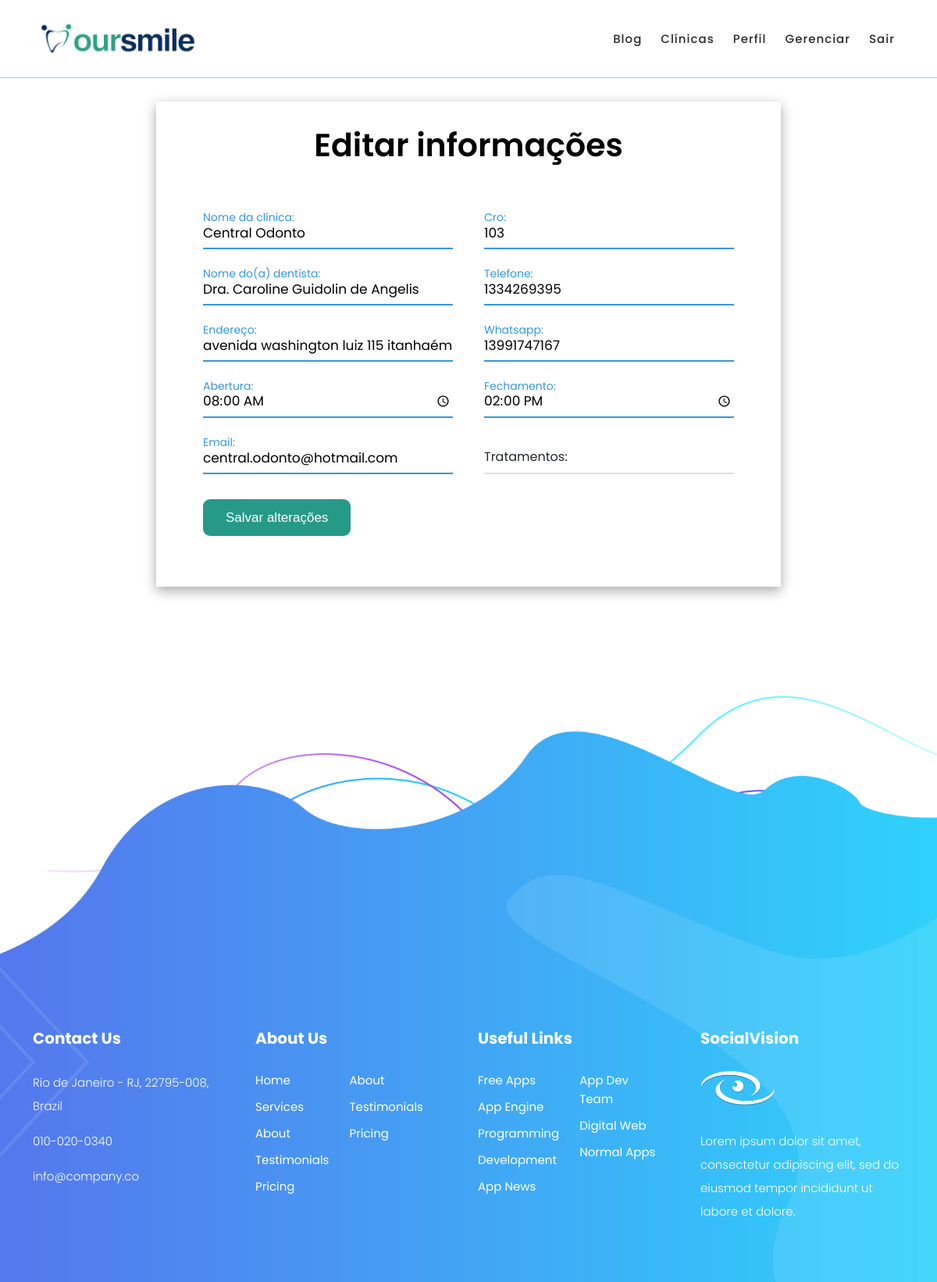
Page /pag/editClinica.php?id=1 (signed in) on the committed database.
### tables this page shows
create table tb_clinica(
id int not null auto_increment primary key,
ds_img varchar(100),
nm_clinica varchar (30),
nr_cro int,
nm_dentista varchar(50),
nr_telefone varchar(100),
nm_endereco varchar(100),
nr_zap varchar(100),
hr_abri time,
hr_fecha time,
nm_email varchar(100),
nm_tratamentos varchar(150),
data_criacao TIMESTAMP DEFAULT CURRENT_TIMESTAMP
);

### pag/editClinica.php (the view, shortened to what this page needs)
<?php
    include('../php/conecta.php');
    $id = $_GET['id'];
    $clini = $conn->prepare("SELECT * FROM tb_clinica WHERE id ='$id'");
    $clini->execute();
    $clini = $clini->fetch(PDO::FETCH_ASSOC);
?>
<!DOCTYPE html>
<html lang="pt-br">
<head>
    <link rel="stylesheet" href="https://unicons.iconscout.com/release/v4.0.0/css/thinline.css">
    <link rel="stylesheet" href="../css/cadastrar.css">
	<link rel="stylesheet" href="https://cdnjs.cloudflare.com/ajax/libs/font-awesome/4.7.0/css/font-awesome.min.css">
</head>
<body>
	<?php include("navbars.php");?>
	<br><br><br><br><br>
	<main>
    <div class="containerS">
      <div class="text">
         Editar informações
      </div>
      <div id="hellyel">
         <div class="form-row">
            <div class="input-data">
               <input type="text" required  id="clinica" value="<?php echo $clini['nm_clinica'];?>">
               <div class="underline"></div>
               <label for="">Nome da clínica:</label>
            </div>
            <div class="input-data">
               <input type="numbero" required  id="cro" value="<?php echo $clini['nr_cro'];?>">
               <div class="underline"></div>
               <label for="">Cro:</label>
            </div>
         </div>
         <div class="form-row">
            <div class="input-data">
               <input type="text" required id="nomeDentista" value="<?php echo $clini['nm_dentista'];?>">
               <div class="underline"></div>
               <label for="">Nome do(a) dentista:</label>
            </div>
            <div class="input-data">
               <input type="text" required id="telefone" value="<?php echo $clini['nr_telefone'];?>" onkeypress="mask(this, mphone);" onblur="mask(this, mphone);">
               <div class="underline"></div>
               <label for="">Telefone:</label>
            </div>
         </div>
         <div class="form-row">
            <div class="input-data">
               <input type="text" required id="endereco" value="<?php echo $clini['nm_endereco'];?>">
               <div class="underline"></div>
               <label for="">Endereço:</label>
            </div>
            <div class="input-data">
               <input type="text" required id="zap" value="<?php echo $clini['nr_zap'];?>" onkeypress="mask(this, mphone);" onblur="mask(this, mphone);">
               <div class="underline"></div>
               <label for="">Whatsapp:</label>
            </div>
         </div>
         <div class="form-row">
            <div class="input-data">
               <input type="time" required id="horaEntrada" value="<?php echo $clini['hr_abri'];?>">
               <div class="underline"></div>
               <label for="">Abertura:</label>
            </div>
            <div class="input-data">
               <input type="time" required id="horaSaida" value="<?php echo $clini['hr_fecha'];?>">
               <div class="underline"></div>
               <label for="">Fechamento:</label>
            </div>
         </div>
         <div class="form-row">
            <div class="input-data">
               <input type="text" required id="email" value="<?php echo $clini['nm_email'];?>">
               <div class="underline"></div>
               <label for="">Email:</label>
            </div>
            <div class="input-data">
               <input type="text" required id="tratamentos"  value="<?php echo $clini['nm_tratamentos'];?>">
               <div class="underline"></div>
               <label for="">Tratamentos:</label>
            </div>
         </div>
         <div class="form-row">
         <div class="input-data textarea">
         <button type="button" id="cadastrar" onclick=" window.location.href = '../php/editarClinica.php?id=<?php echo $clini['id'];?>">Salvar alterações</button>
</div>
      </div>
	</main>
  <footer id="newsletter">
    <div class="container">
      <div class="row">
      </div>
      <div class="row">
        <div class="col-lg-3">
          <div class="footer-widget">
            <h4>Contact Us</h4>
            <p>Rio de Janeiro - RJ, 22795-008, Brazil</p>
            <p><a href="#">010-020-0340</a></p>
            <p><a href="#">info@company.co</a></p>
          </div>
        </div>
        <div class="col-lg-3">
          <div class="footer-widget">
            <h4>About Us</h4>
            <ul>
              <li><a href="#">Home</a></li>
              <li><a href="#">Services</a></li>
              <li><a href="#">About</a></li>
              <li><a href="#">Testimonials</a></li>
              <li><a href="#">Pricing</a></li>
            </ul>
            <ul>
              <li><a href="#">About</a></li>
              <li><a href="#">Testimonials</a></li>
              <li><a href="#">Pricing</a></li>
            </ul>
          </div>
        </div>
        <div class="col-lg-3">
          <div class="footer-widget">
            <h4>Useful Links</h4>
            <ul>
              <li><a href="#">Free Apps</a></li>
              <li><a href="#">App Engine</a></li>
              <li><a href="#">Programming</a></li>
              <li><a href="#">Development</a></li>
              <li><a href="#">App News</a></li>
            </ul>
            <ul>
              <li><a href="#">App Dev Team</a></li>
              <li><a href="#">Digital Web</a></li>
              <li><a href="#">Normal Apps</a></li>
            </ul>
          </div>
        </div>
        <div class="col-lg-3">
          <div class="footer-widget">
            <h4>SocialVision</h4>
            <div class="logo">
           <img src="../img/logoBrancoEquipe.png">
            </div>
            <p>Lorem ipsum dolor sit amet, consectetur adipiscing elit, sed do eiusmod tempor incididunt ut labore et dolore.</p>
          </div>
        </div>
      </div>
    </div>
</footer>
</body>
</html>

### css/cadastrar.css (style rules this page uses)
* { margin: 0; padding: 0; outline: none; box-sizing: border-box; font-family: 'Poppins', sans-serif; }
main { display: flex; align-items: center; justify-content: center; padding: 10px; font-family: 'Poppins', sans-serif; }
.input-data input, .textarea textarea { display: block; width: 100%; height: 100%; border: none; font-size: 17px; border-bottom: 2px solid rgba(0,0,0, 0.12); }
.input-data input:focus ~ label, .textarea textarea:focus ~ label, .input-data input:valid ~ label, .textarea textarea:valid ~ label { transform: translateY(-20px); font-size: 14px; color: #3498db; }
.input-data label { position: absolute; pointer-events: none; bottom: 10px; font-size: 16px; transition: all 0.3s ease; }
.input-data .underline { position: absolute; bottom: 0; height: 2px; width: 100%; }
.input-data .underline:before { position: absolute; content: ""; height: 2px; width: 100%; background: #3498db; transform: scaleX(0); transform-origin: center; transition: transform 0.3s ease; }
.input-data input:focus ~ .underline:before, .input-data input:valid ~ .underline:before, .textarea textarea:focus ~ .underline:before, .textarea textarea:valid ~ .underline:before { transform: scale(1); }
#cadastrar { background-color:#279989; border-radius:9px; display:inline-block; cursor:pointer; color:#ffffff; font-family:Arial; font-size:17px; padding:9px 27px; text-decoration:none; border-color:transparent; }
a { text-decoration: none; color:#343435; }

### index/assets/css/templatemo-chain-app-dev.css (style rules this page uses)
html, body, div, span, applet, object, iframe, h1, h2, h3, h4, h5, h6, p, blockquote, div pre, a, abbr, acronym, address, big, cite, code, del, dfn, em, font, img, ins, kbd, q, s, samp, small, strike, strong, sub, sup, tt, var, b, u, i, center, dl, dt, dd, ol, ul, li, figure, header, nav, section, article, aside, footer, figcaption { margin: 0; padding: 0; border: 0; outline: 0; }
ul, li { padding: 0; margin: 0; list-style: none; }
header, nav, section, article, aside, footer, hgroup { display: block; }
* { box-sizing: border-box; }
html, body { font-family: 'Roboto', sans-serif; font-weight: 400; background-color: #fff; -ms-text-size-adjust: 100%; -webkit-font-smoothing: antialiased; -moz-osx-font-smoothing: grayscale; }
a { text-decoration: none !important; }
h1, h2, h3, h4, h5, h6 { margin-top: 0px; margin-bottom: 0px; }
ul { margin-bottom: 0px; }
p { font-size: 15px; line-height: 30px; font-weight: 300; color: #afafaf; }
img { width: 100%; overflow: hidden; }
html, body { background: #fff; font-family: 'Roboto', sans-serif; }
footer { background-image: url(../images/footer-bg.png); background-position: center top; background-repeat: no-repeat; background-size: cover; margin-top: 130px; padding-top: 300px; padding-bottom: 60px; }
.footer-widget .logo img { max-width: 96px; margin-bottom: 30px; }
.footer-widget h4 { font-size: 20px; color: #fff; font-weight: 700; margin-bottom: 30px; }
.footer-widget p { margin-bottom: 15px; }
.footer-widget p, .footer-widget p a { color: #fff; }
.footer-widget ul { display: inline; max-width: 40%; float: left; margin-right: 10%; }
.footer-widget ul li { margin-bottom: 10px; }
.footer-widget ul li:last-child { margin-bottom: 0px; }
.footer-widget ul li a { font-size: 15px; color: #fff; transition: all .3s;; }
footer p a { color: #fff; transition: all .5s; }

### rows in the picture
tb_clinica: nm_clinica "Central Odonto", nr_cro "103", nm_dentista "Dra. Caroline Guidolin de Angelis", nr_telefone "1334269395", nm_endereco "avenida washington luiz 115 itanhaém", nr_zap "13991747167", hr_abri "08:00:00", hr_fecha "14:00:00", nm_email "central.odonto@hotmail.com"
